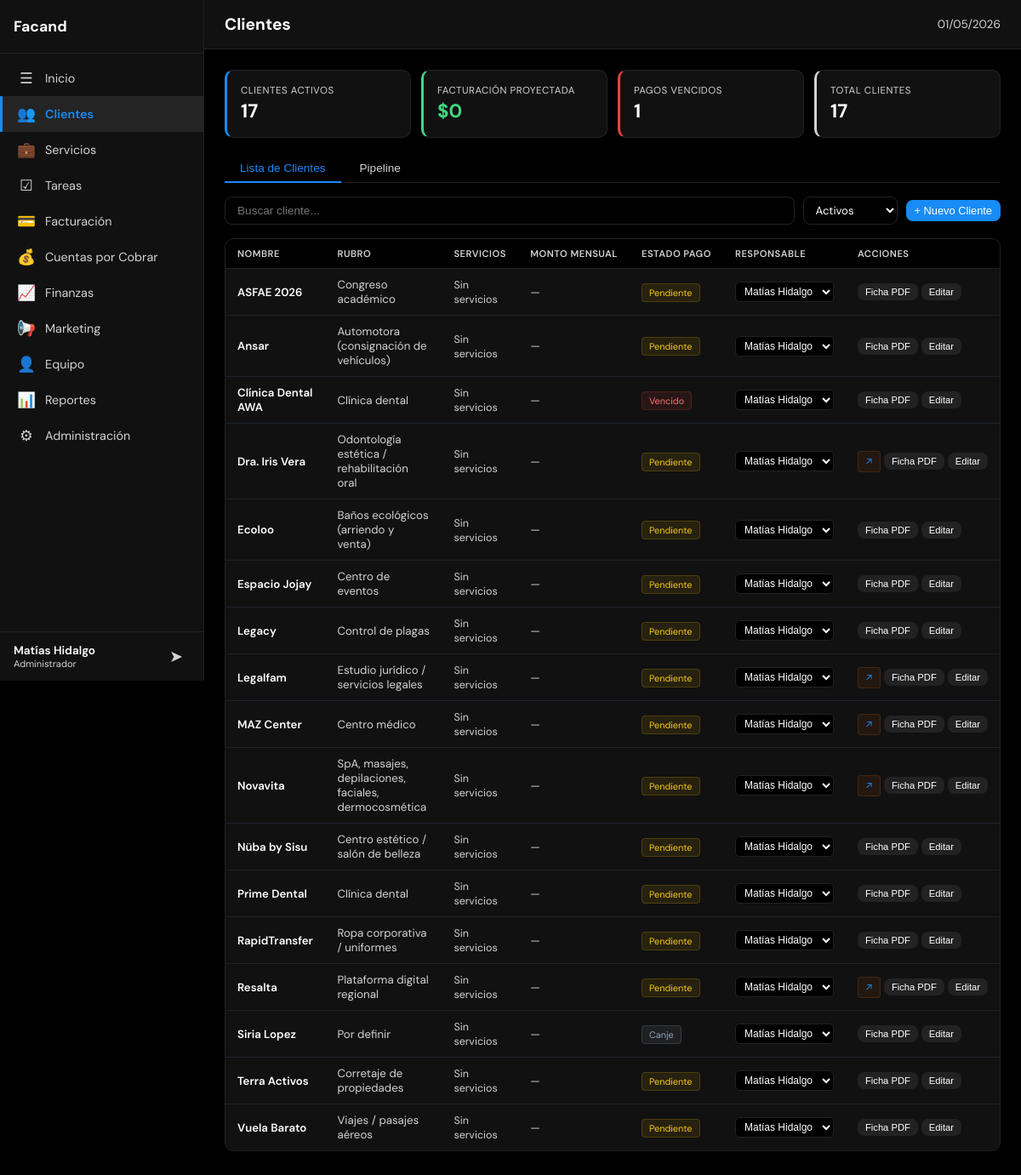
Page /index.php?page=crm (signed in) on the earlier database version.
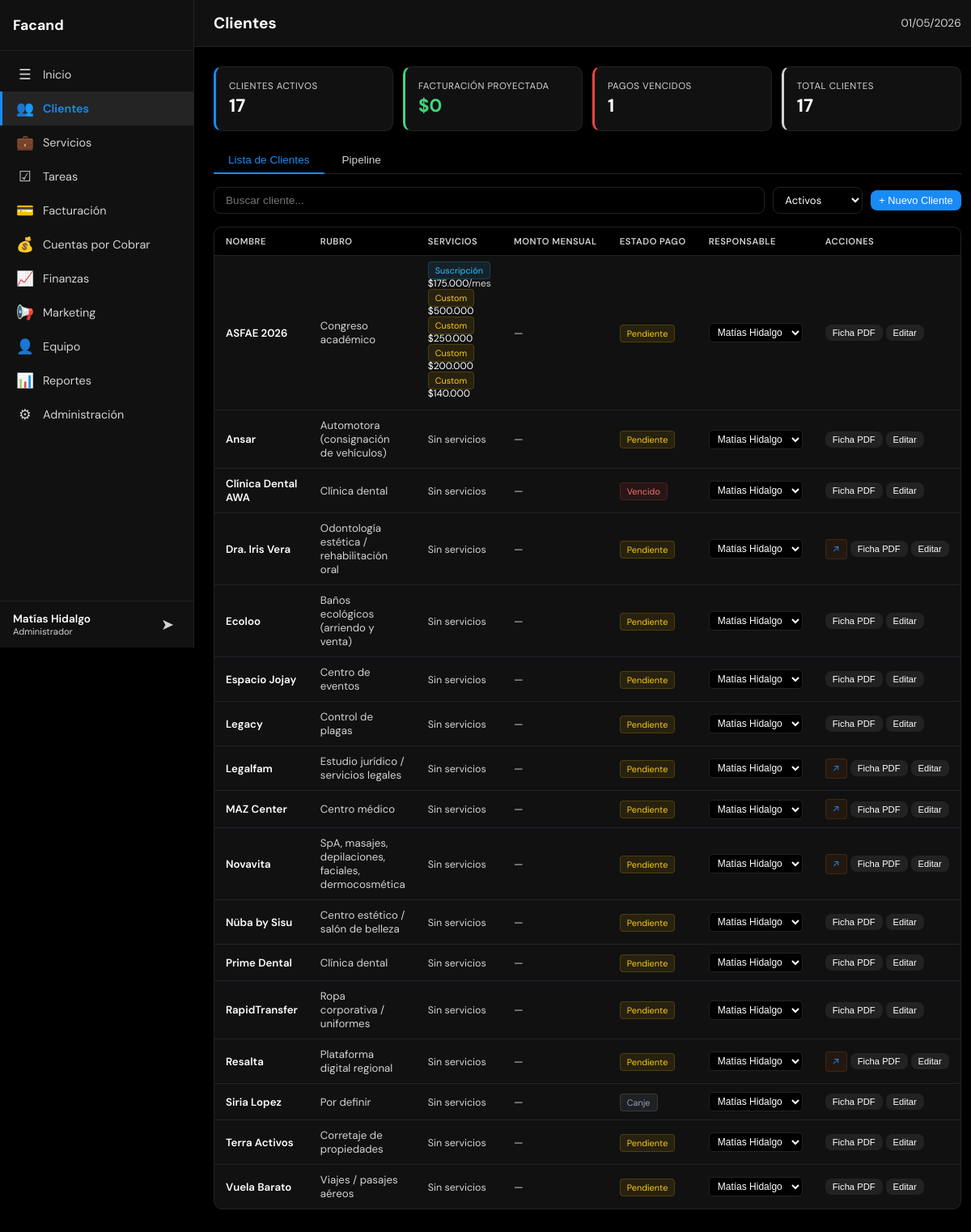
Same page on the later database version.
### tables this page shows
CREATE TABLE usuarios (
            id INTEGER PRIMARY KEY AUTOINCREMENT,
            username TEXT UNIQUE NOT NULL,
            password_hash TEXT NOT NULL,
            nombre TEXT NOT NULL,
            email TEXT DEFAULT '',
            role TEXT NOT NULL DEFAULT 'user' CHECK(role IN ('admin','user')),
            activo INTEGER NOT NULL DEFAULT 1,
            last_login TEXT,
            created_at TEXT DEFAULT (datetime('now')),
            updated_at TEXT DEFAULT (datetime('now'))
        );

CREATE TABLE clientes (
    id INTEGER PRIMARY KEY AUTOINCREMENT,
    nombre TEXT NOT NULL,
    rut TEXT DEFAULT '',
    email TEXT DEFAULT '',
    telefono TEXT DEFAULT '',
    direccion TEXT DEFAULT '',
    contacto_nombre TEXT DEFAULT '',
    contacto_cargo TEXT DEFAULT '',
    tipo TEXT NOT NULL DEFAULT 'prospecto' CHECK(tipo IN ('prospecto','activo','inactivo','cerrado')),
    etapa_pipeline TEXT NOT NULL DEFAULT 'lead' CHECK(etapa_pipeline IN ('lead','contactado','propuesta','negociacion','onboarding','activo','cerrado_ganado','cerrado_perdido')),
    rubro TEXT DEFAULT '',
    plan TEXT DEFAULT '',
    fee_mensual INTEGER DEFAULT 0,
    servicios TEXT DEFAULT '',
    herramientas TEXT DEFAULT '',
    presupuesto_ads TEXT DEFAULT '',
    etapa TEXT DEFAULT '',
    estado_pago TEXT DEFAULT 'pendiente' CHECK(estado_pago IN ('pendiente','pagado','vencido','canje')),
    url_dashboard TEXT DEFAULT '',
    responsable_id INTEGER,
    notas TEXT DEFAULT '',
    created_at TEXT DEFAULT (datetime('now')),
    updated_at TEXT DEFAULT (datetime('now')),
    FOREIGN KEY (responsable_id) REFERENCES equipo(id) ON DELETE SET NULL
);

CREATE TABLE equipo (
            id INTEGER PRIMARY KEY AUTOINCREMENT,
            nombre TEXT NOT NULL,
            cargo TEXT DEFAULT '',
            email TEXT DEFAULT '',
            activo INTEGER NOT NULL DEFAULT 1,
            created_at TEXT DEFAULT (datetime('now'))
        );

CREATE TABLE servicios_cliente (
    id INTEGER PRIMARY KEY AUTOINCREMENT,
    cliente_id INTEGER NOT NULL,
    nombre TEXT NOT NULL,
    tipo TEXT NOT NULL DEFAULT "suscripcion",
    monto INTEGER NOT NULL DEFAULT 0,
    estado TEXT NOT NULL DEFAULT "activo",
    fecha_inicio TEXT,
    fecha_fin TEXT,
    notas TEXT DEFAULT "",
    created_at TEXT DEFAULT CURRENT_TIMESTAMP,
    updated_at TEXT DEFAULT CURRENT_TIMESTAMP,
    FOREIGN KEY (cliente_id) REFERENCES clientes(id) ON DELETE CASCADE
);

### config/app.php (called while the page is built)
<?php
return array (
  'name' => 'Facand',
  'logo' => 'assets/img/logo.png',
  'primary' => '#41d77e',
  'accent' => '#188bf6',
  'bg' => '#000000',
  'surface' => '#111111',
  'text' => '#ffffff',
  'timezone' => 'America/Santiago',
  'currency' => 'CLP',
  'locale' => 'es_CL',
  'version' => '1.0.0',
  'active' => true,
);

### includes/functions.php (called while the page is built, shortened)
<?php
$app_config = require __DIR__ . '/../config/app.php';
function format_money($amount): string {
    global $app_config;
    $currency = $app_config['currency'] ?? 'CLP';
    if ($currency === 'CLP') {
        return '$' . number_format((int)$amount, 0, ',', '.');
    }
    return '$' . number_format((float)$amount, 2, ',', '.');
}
function safe(mixed $str): string {
    return htmlspecialchars((string)($str ?? ''), ENT_QUOTES, 'UTF-8');
}

### includes/db.php (called while the page is built, shortened)
<?php
function get_db(): SQLite3 {
    static $db = null;
    if ($db === null) {
        $db_path = __DIR__ . '/../data/dashboard.db';
        $db = new SQLite3($db_path);
        $db->busyTimeout(5000);
        $db->exec('PRAGMA journal_mode=WAL');
        $db->exec('PRAGMA foreign_keys=ON');
    }
    return $db;
}
function query_all(string $sql, array $params = []): array {
    $stmt = get_db()->prepare($sql);
    foreach ($params as $i => $val) {
        $stmt->bindValue($i + 1, $val);
    }
    $result = $stmt->execute();
    $rows = [];
    while ($row = $result->fetchArray(SQLITE3_ASSOC)) {
        $rows[] = $row;
    }
    return $rows;
}
function query_one(string $sql, array $params = []): ?array {
    $rows = query_all($sql, $params);
    return $rows[0] ?? null;
}

### includes/auth.php (called while the page is built, shortened)
<?php
require_once __DIR__ . '/db.php';
require_once __DIR__ . '/permissions.php';
require_once __DIR__ . '/functions.php';
$current_user = query_one('SELECT * FROM usuarios WHERE id = ?', [$_SESSION['user_id']]);

### config/modules.php (called while the page is built)
<?php
return [
    'home'        => ['nombre' => 'Inicio',            'icono' => '&#9776;',  'archivo' => 'modules/home.php',        'descripcion' => 'Resumen general y KPIs'],
    'crm'         => ['nombre' => 'Clientes',           'icono' => '&#128101;','archivo' => 'modules/crm.php',         'descripcion' => 'Gestión de clientes y pipeline'],
    'services'    => ['nombre' => 'Servicios',          'icono' => '&#128188;','archivo' => 'modules/services.php',    'descripcion' => 'Servicios, presupuestos y cotizaciones'],
    'tasks'       => ['nombre' => 'Tareas',             'icono' => '&#9745;',  'archivo' => 'modules/tasks.php',       'descripcion' => 'Gestión de tareas y asignaciones'],
    'billing'     => ['nombre' => 'Facturación',        'icono' => '&#128179;','archivo' => 'modules/billing.php',     'descripcion' => 'Emisión y control de facturas'],
    'receivables' => ['nombre' => 'Cuentas por Cobrar', 'icono' => '&#128176;','archivo' => 'modules/receivables.php', 'descripcion' => 'Seguimiento de cobros pendientes'],
    'finance'     => ['nombre' => 'Finanzas',           'icono' => '&#128200;','archivo' => 'modules/finance.php',     'descripcion' => 'Ingresos, gastos y flujo de caja'],
    'marketing'   => ['nombre' => 'Marketing',          'icono' => '&#128226;','archivo' => 'modules/marketing.php',   'descripcion' => 'Campañas y métricas'],
    'team'        => ['nombre' => 'Equipo',             'icono' => '&#128100;','archivo' => 'modules/team.php',        'descripcion' => 'Miembros y carga de trabajo'],
    'reports'     => ['nombre' => 'Reportes',           'icono' => '&#128202;','archivo' => 'modules/reports.php',     'descripcion' => 'Reportes exportables'],
    'admin'       => ['nombre' => 'Administración',     'icono' => '&#9881;',  'archivo' => 'modules/admin.php',       'descripcion' => 'Usuarios, roles y configuración'],
];

### includes/permissions.php (called while the page is built, shortened)
<?php
function can_edit(int $user_id, string $modulo): bool {
    $user = query_one('SELECT role FROM usuarios WHERE id = ?', [$user_id]);
    if ($user['role'] === 'admin') return true;
    $perm = query_one(
        'SELECT puede_editar FROM permisos WHERE usuario_id = ? AND modulo = ?',
        [$user_id, $modulo]
    );
    return $perm && $perm['puede_editar'];
}
function get_user_modules(int $user_id): array {
    $user = query_one('SELECT role FROM usuarios WHERE id = ?', [$user_id]);
    $all_modules = require __DIR__ . '/../config/modules.php';
    if ($user['role'] === 'admin') {
        return array_keys($all_modules);
    }
    $perms = query_all(
        'SELECT modulo FROM permisos WHERE usuario_id = ? AND puede_ver = 1',
        [$user_id]
    );
    $allowed = array_column($perms, 'modulo');
    return $allowed;
}

### modules/crm.php (the view, shortened to what the rows shown need)
<?php
$clientes = query_all('SELECT c.*, e.nombre as responsable_nombre,
    (SELECT COUNT(*) FROM tareas WHERE cliente_id = c.id AND estado IN ("pendiente","en_progreso")) as tareas_pendientes,
    (SELECT COALESCE(SUM(monto),0) FROM servicios_cliente WHERE cliente_id = c.id AND tipo = "suscripcion" AND estado = "activo") as total_suscripcion,
    (SELECT COALESCE(SUM(monto),0) FROM servicios_cliente WHERE cliente_id = c.id AND tipo IN ("implementacion","adicional") AND estado = "activo") as total_implementacion,
    (SELECT COUNT(*) FROM servicios_cliente WHERE cliente_id = c.id AND estado = "activo") as servicios_activos
    FROM clientes c LEFT JOIN equipo e ON c.responsable_id = e.id ORDER BY c.nombre');
$equipo_list = query_all('SELECT id, nombre FROM equipo WHERE activo = 1 ORDER BY nombre');
?>
<div id="crmTabCards" class="crm-tab-content active">
    <div class="table-container">
        <table class="crm-table" id="crmTable">
            <thead>
                <tr>
                    <th>Nombre</th>
                    <th>Rubro</th>
                    <th>Servicios</th>
                    <th>Monto mensual</th>
                    <th>Estado Pago</th>
                    <th>Responsable</th>
                    <th>Acciones</th>
                </tr>
            </thead>
            <tbody id="crmTableBody">
            <?php foreach ($clientes as $c): ?>
            <tr data-tipo="<?= $c['tipo'] ?>" data-nombre="<?= safe(strtolower($c['nombre'])) ?>">
                <td onclick="openClientDetail(<?= $c['id'] ?>)">
                    <span class="td-nombre"><?= safe($c['nombre']) ?></span>
                </td>
                <td style="color:var(--text-muted)"><?= safe($c['rubro'] ?: '—') ?></td>
                <td>
                    <?php
                    $svcs = query_all('SELECT nombre, tipo, monto FROM servicios_cliente WHERE cliente_id = ? AND estado = "activo" ORDER BY tipo DESC, monto DESC', [$c['id']]);
                    if (!empty($svcs)):
                        foreach ($svcs as $sv): ?>
                            <div style="font-size:.75rem;margin-bottom:2px;">
                                <span class="badge-plan" style="<?= $sv['tipo'] !== 'suscripcion' ? 'background:rgba(234,179,8,.1);border-color:rgba(234,179,8,.2);color:#facc15;' : '' ?>"><?= $sv['tipo'] === 'suscripcion' ? 'Suscripción' : 'Custom' ?></span>
                                <?= format_money($sv['monto']) ?><?= $sv['tipo'] === 'suscripcion' ? '<span style="color:var(--text-muted)">/mes</span>' : '' ?>
                            </div>
                    <?php endforeach;
                    else: ?>
                        <span style="color:var(--text-muted);font-size:.78rem">Sin servicios</span>
                    <?php endif; ?>
                </td>
                <td class="td-fee">
                    <?php
                    $total_cliente = ($c['total_suscripcion'] ?? 0) + ($c['total_implementacion'] ?? 0);
                    if ($total_cliente > 0): ?>
                        <strong><?= format_money($total_cliente) ?></strong>
                    <?php else: ?>
                        <span style="color:var(--text-muted);font-weight:400">—</span>
                    <?php endif; ?>
                </td>
                <td><span class="badge-pago-<?= safe($c['estado_pago']) ?>"><?= ucfirst($c['estado_pago']) ?></span></td>
                <td onclick="event.stopPropagation()">
                    <?php if (can_edit($current_user['id'], 'crm')): ?>
                        <select class="resp-select" onchange="changeResponsable(<?= $c['id'] ?>, this.value)" title="Cambiar responsable">
                            <?php foreach ($equipo_list as $e): ?>
                                <option value="<?= $e['id'] ?>" <?= $c['responsable_id'] == $e['id'] ? 'selected' : '' ?>><?= safe($e['nombre']) ?></option>
                            <?php endforeach; ?>
                        </select>
                    <?php else: ?>
                        <span style="font-size:.82rem"><?= safe($c['responsable_nombre'] ?: '—') ?></span>
                    <?php endif; ?>
                </td>
                <td onclick="event.stopPropagation()">
                    <div class="td-actions">
                        <?php if ($c['url_dashboard']): ?>
                            <a href="<?= safe($c['url_dashboard']) ?>" target="_blank" class="client-dash-link" title="Abrir dashboard del cliente">&#8599;</a>
                        <?php endif; ?>
                        <button class="btn btn-secondary btn-sm" onclick="window.open('ficha-pdf.php?id=<?= $c['id'] ?>','_blank')" title="Ficha PDF">Ficha PDF</button>
                        <?php if (can_edit($current_user['id'], 'crm')): ?>
                            <button class="btn btn-secondary btn-sm" onclick="editClient(<?= $c['id'] ?>)" title="Editar">Editar</button>
                        <?php endif; ?>
                    </div>
                </td>
            </tr>
            <?php endforeach; ?>
            </tbody>
        </table>
    </div>
</div>

### index.php (shortened to what the rows shown need)
<?php
require_once __DIR__ . '/includes/auth.php';
$app = require __DIR__ . '/config/app.php';
$all_modules = require __DIR__ . '/config/modules.php';
$page = $_GET['page'] ?? 'home';
$module_info = $all_modules[$page];
?>
<!DOCTYPE html>
<html lang="es">
<head>
    <link rel="stylesheet" href="css/styles.css">
</head>
<body>
    <aside class="sidebar" id="sidebar">
        <div class="sidebar-header">
            <h2 class="sidebar-brand"><?= safe($app['name']) ?></h2>
        </div>
        <div class="sidebar-footer">
            <div class="user-info">
                <span class="user-name"><?= safe($current_user['nombre']) ?></span>
                <span class="user-role"><?= $current_user['role'] === 'admin' ? 'Administrador' : 'Usuario' ?></span>
            </div>
        </div>
    </aside>
    <main class="main-content">
        <header class="topbar">
            <h1 class="page-title"><?= safe($module_info['nombre']) ?></h1>
        </header>
        <div class="content-area" id="contentArea">
            <?php
            $module_file = __DIR__ . '/' . $module_info['archivo'];
            if (file_exists($module_file)) {
                include $module_file;
            } else {
                echo '<div class="empty-state"><p>Módulo en construcción</p></div>';
            }
            ?>
        </div>
    </main>
</body>
</html>

Differences in the rows shown:
shown differently, row unchanged: clientes "ASFAE 2026": no longer shows "Sin servicios"
added servicios_cliente: tipo "Suscripción", monto "$175.000", shown under clientes "ASFAE 2026"
added servicios_cliente: tipo "Custom", monto "$500.000", shown under clientes "ASFAE 2026"
added servicios_cliente: tipo "Custom", monto "$250.000", shown under clientes "ASFAE 2026"
added servicios_cliente: tipo "Custom", monto "$200.000", shown under clientes "ASFAE 2026"
added servicios_cliente: tipo "Custom", monto "$140.000", shown under clientes "ASFAE 2026"
